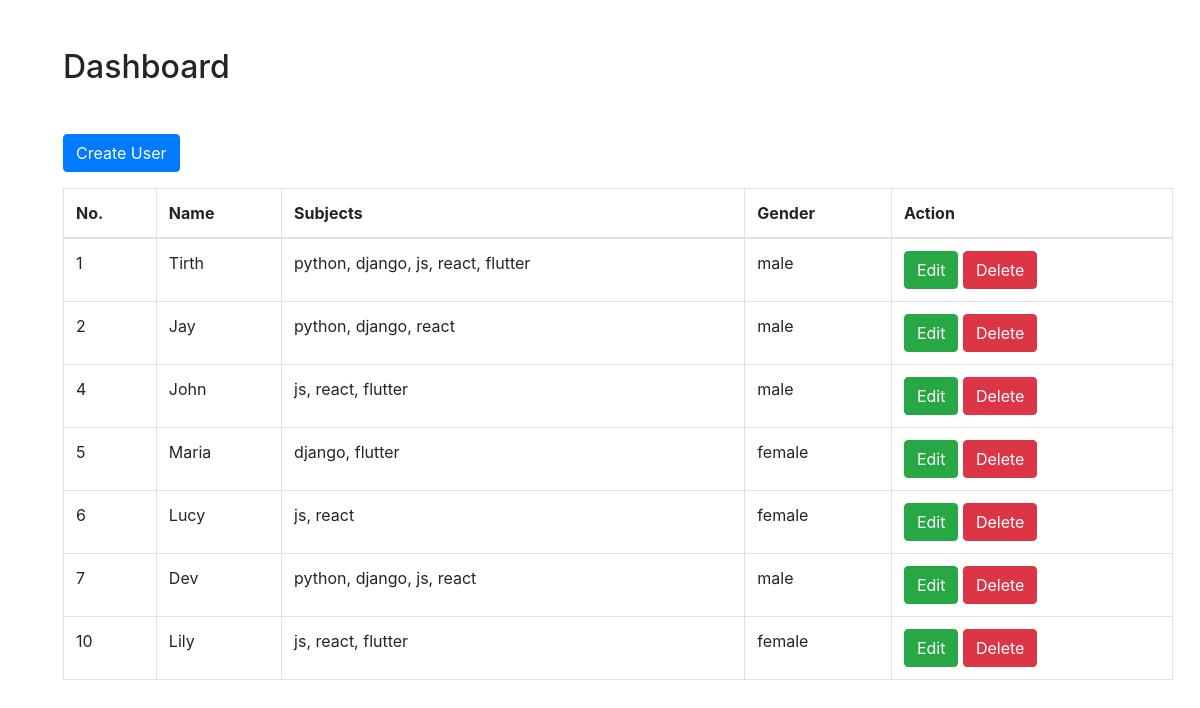
Before: / with the older database file.
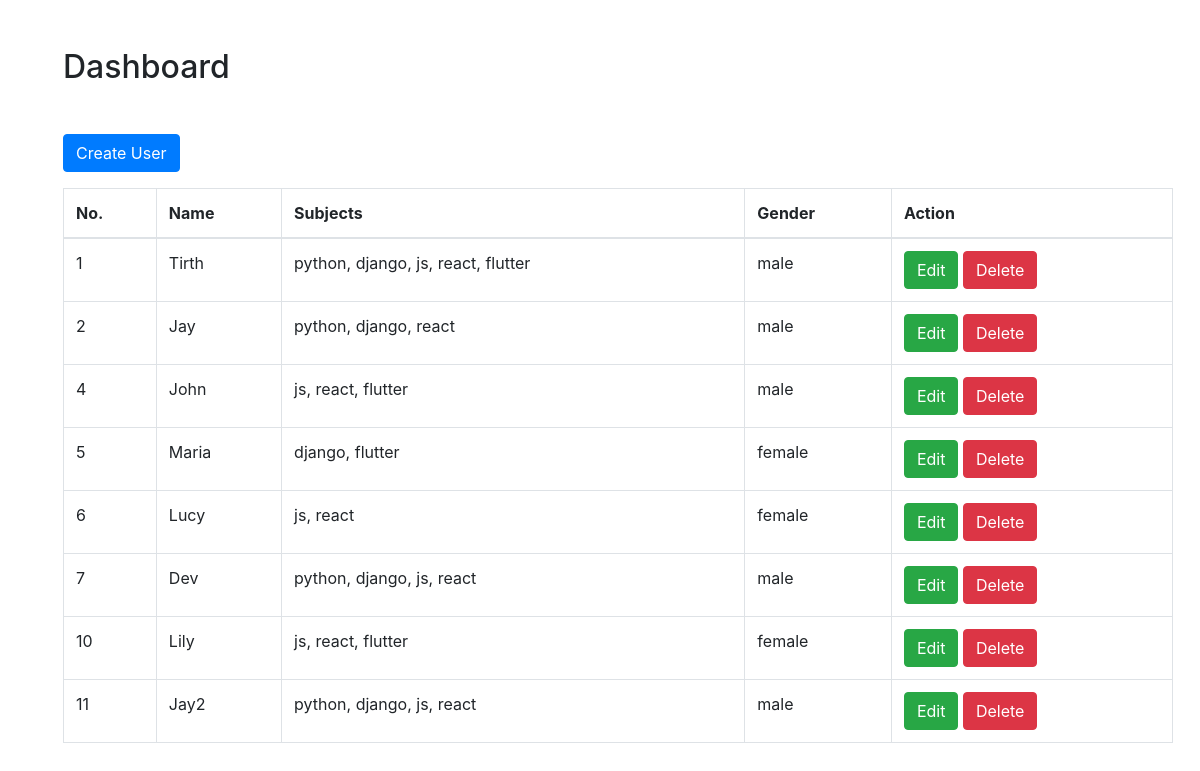
After: the same page with the newer database file.
### myapp/models.py (models this page shows, shortened)
class User(models.Model):
   name=models.CharField(max_length=50)
   subject=models.TextField()
   gender=models.CharField(max_length=10)

### myapp/views.py (the view)
# urls.py: 2. Add a URL to urlpatterns:  path('', views.home, name='home')
def home(request):
   user=User.objects.all()
   return render(request, "myapp/index.html", {'user':user})

### myapp/templates/myapp/index.html (shortened to what this page needs)
<!DOCTYPE html>
<html lang="en">
<head>
   <link rel="stylesheet" href="https://cdn.jsdelivr.net/npm/bootstrap@4.0.0/dist/css/bootstrap.min.css"
>
</head>
<body>
   {% block content %}
   <section>
      <div class="container m-5">
         <h2 class="mb-5">Dashboard</h2>
         <a class="btn btn-primary text-white" href="{% url "userForm" %}">Create User</a>
         <table class="table table-bordered table-hover">
            <thead>
               <tr>
                  <th>No.</th>
                  <th>Name</th>
                  <th>Subjects</th>
                  <th>Gender</th>
                  <th>Action</th>
               </tr>
            </thead>
            <tbody>
               {% for i in user %}
               <tr>
                  <td>{{i.id}}</td>
                  <td>{{i.name}}</td>
                  <td>{{i.subject}}</td>
                  <td>{{i.gender}}</td>
                  <td>
                     <a class="btn btn-success text-white" href="{% url "editUser" k=i.id %}">Edit</a>
                     <a class="btn btn-danger text-white" href="{% url "deleteUser" k=i.id %}">Delete</a>
                  </td>
               </tr>
               {% endfor %}
            </tbody>
         </table>
      </div>
   </section>
   {% endblock content %}
</body>
</html>

Changed rows visible on the page:
added User: id "11", name "Jay2", subject "python, django, js, react", gender "male"
